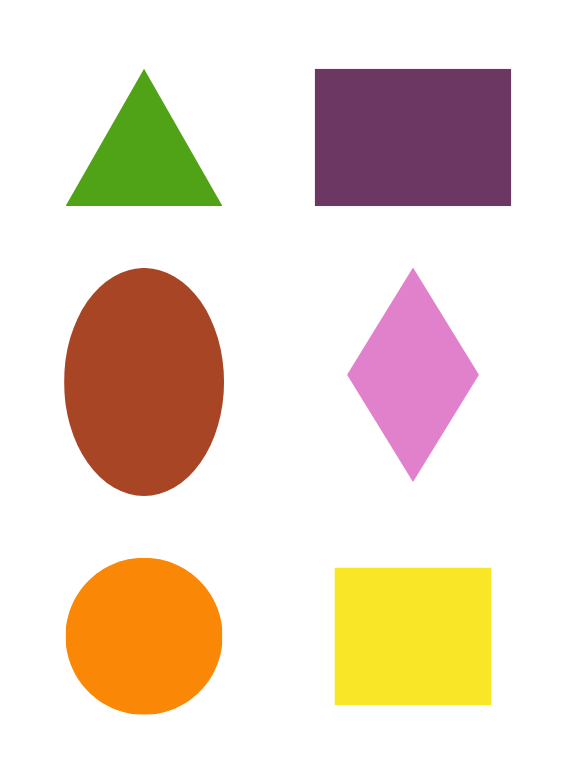
#> input picture Tangram/Assets/formas.png, 579 x 777 px
$ python cornerdetection.py
#> lines starting #> are read from the running program, lines starting #| are printed output that depends on the picture; after the words box and inside, x2 and y2 are one past the last pixel; in counts of white or black regions, pixels touching at a corner belong together
import numpy as np
import cv2

img = cv2.imread('Assets/formas.png')
#> img is the input picture: shape (777, 579, 3); mean B, G, R 203.5, 218.7, 235
gray = cv2.cvtColor(img, cv2.COLOR_BGR2GRAY)
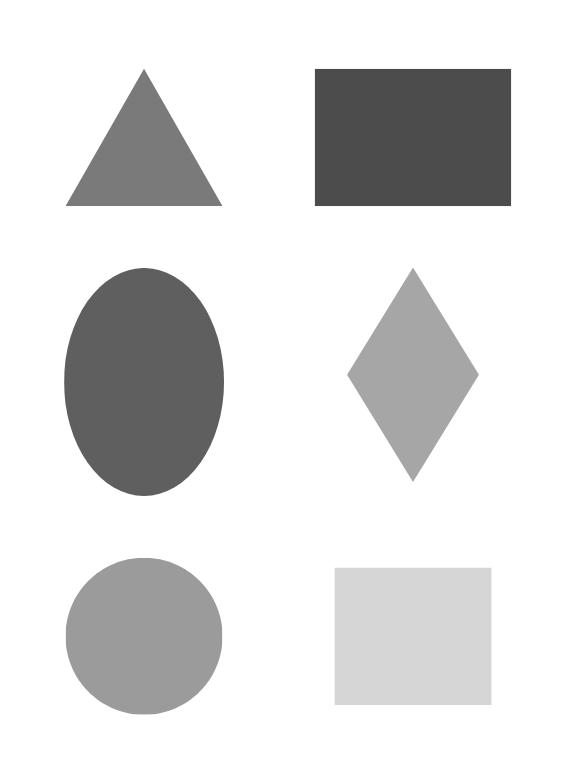
#> gray: shape (777, 579); min 76, max 255, mean 221.9

corners = cv2.goodFeaturesToTrack(gray, 100, 0.04, 20)
#> corners = 15 rows, first 8: [510, 205], [510, 69], [315, 205], [315, 69], [66, 205], [221, 205], [144, 70], [413, 268]
#parâmetros: image, numero de quinas, minimum quality (o quao confiavel é a quina, minima distancia entre quinas(bom para cantos arredondados por exemplo))

corners = np.int_(corners)

for corner in corners:
    x,y = corner.ravel()
    cv2.circle(img, (x,y), 5, (255,0,0), 2)
#> this loop made 15 passes
#> (x, y) on passes 1 to 12: (510, 205), (510, 69), (315, 205), (315, 69), (66, 205), (221, 205), (144, 70), (413, 268), (412, 480), (478, 374), (347, 374), (335, 704)
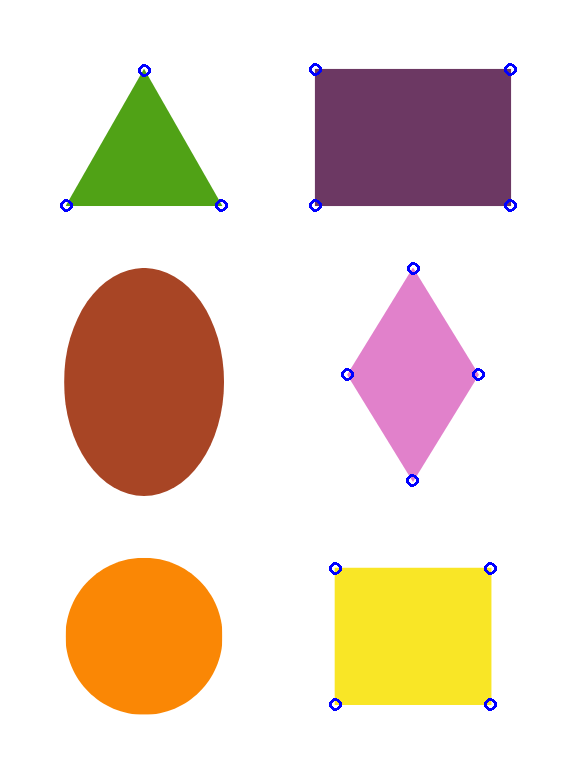
#> img: shape (777, 579, 3); 0.3% of pixels changed, all inside (x1, y1, x2, y2) = (60, 63, 517, 711)

# [5 lines of commented-out code are left out]

cv2.imshow('Image', img)
cv2.waitKey(0)
cv2.destroyAllWindows()
